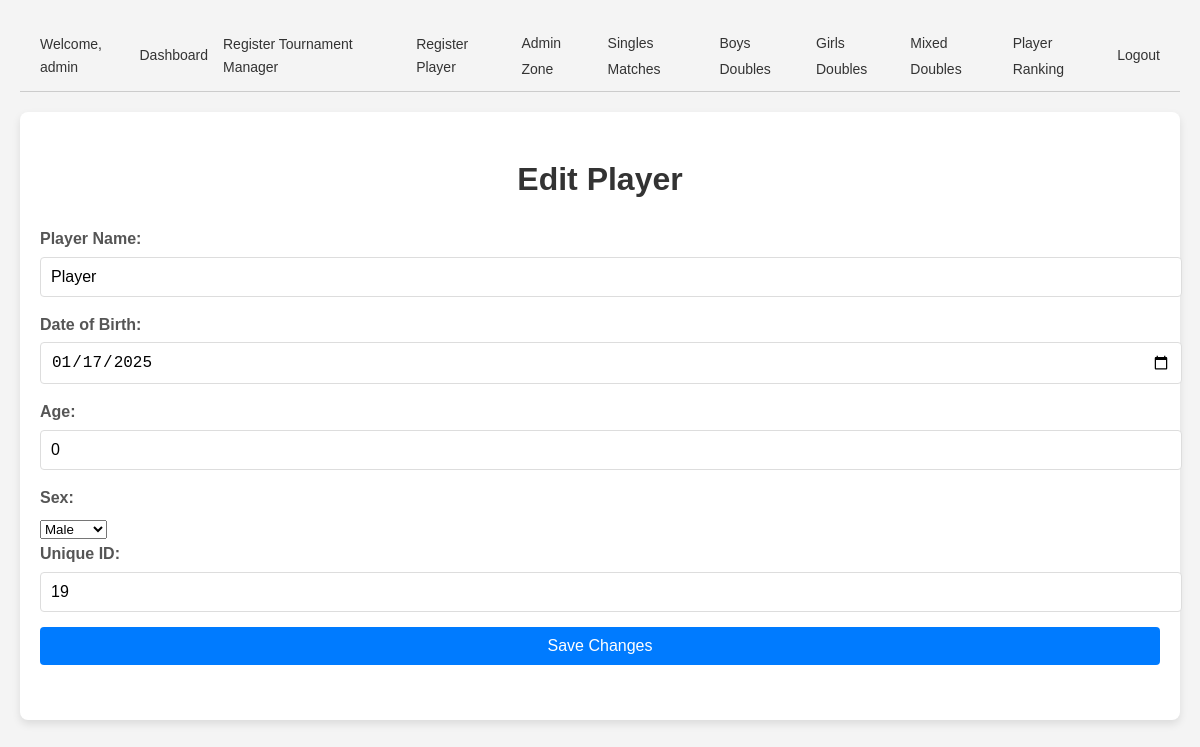
Before: /edit_player.php?uid=19 (signed in) with the older database file.
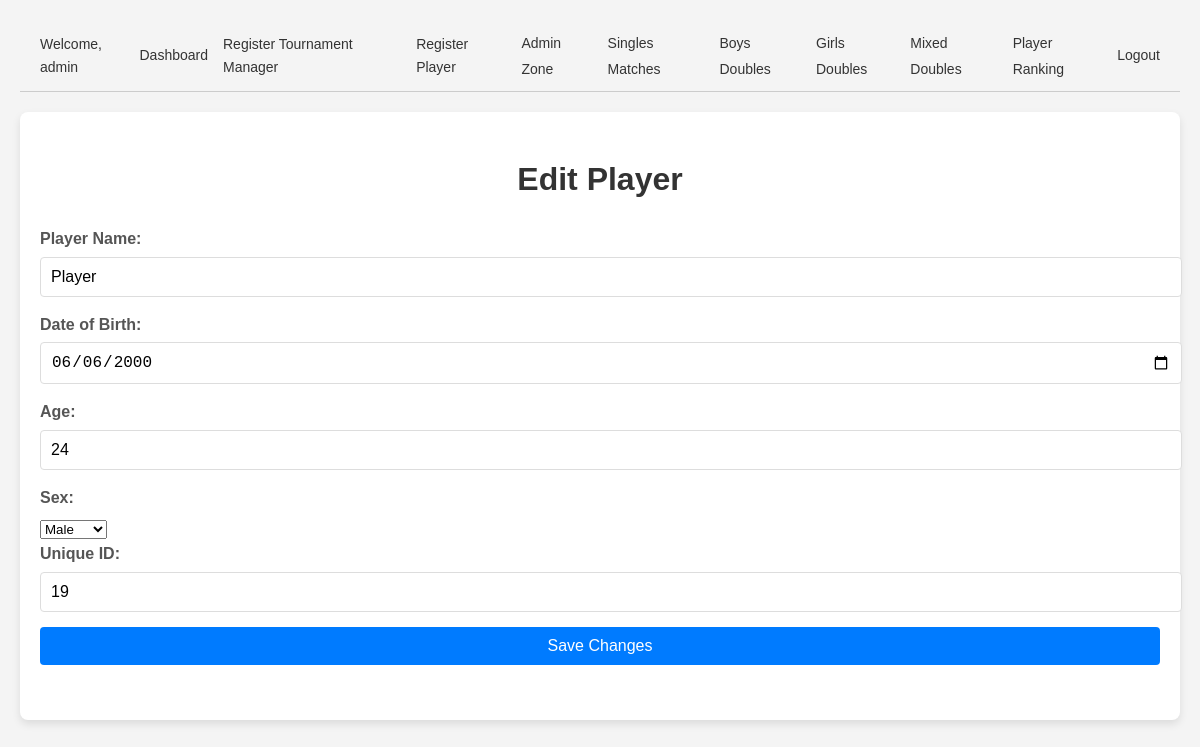
After: the same page with the newer database file.
### tables this page shows
CREATE TABLE `players` (
  `id` int(11) NOT NULL,
  `name` varchar(255) NOT NULL,
  `dob` date NOT NULL,
  `age` int(11) NOT NULL,
  `sex` enum('M','F') NOT NULL,
  `uid` int(11) NOT NULL,
  `password` varchar(255) NOT NULL,
  `created_by` int(11) DEFAULT NULL,
  `updated_at` timestamp NULL DEFAULT current_timestamp() ON UPDATE current_timestamp(),
  `category_id` int(11) DEFAULT 1,
  `created_at` timestamp NULL DEFAULT current_timestamp()
);

### edit_player.php (the view, shortened to what this page needs)
<?php
include 'header.php';
require 'auth.php';
$player_uid = intval($_GET['uid']);
$stmt = $conn->prepare("SELECT * FROM players WHERE uid = ?");
$stmt->bind_param("i", $player_uid);
$stmt->execute();
$result = $stmt->get_result();
$player = $result->fetch_assoc();
?>
<!DOCTYPE html>
<html lang="en">
<head>
    <link rel="stylesheet" href="styles.css">
</head>
<body>
    <div class="container">
        <h1>Edit Player</h1>
        <form method="post">
            <label for="name">Player Name:</label>
            <input type="text" name="name" id="name" value="<?= htmlspecialchars($player['name']) ?>" required>
            <label for="dob">Date of Birth:</label>
            <input type="date" name="dob" id="dob" value="<?= htmlspecialchars($player['dob']) ?>" onchange="calculateAge()" required>
            <label for="age">Age:</label>
            <input type="number" name="age" id="age" value="<?= htmlspecialchars($player['age']) ?>" readonly required>
            <label for="sex">Sex:</label>
            <select name="sex" id="sex" required>
                <option value="M" <?= $player['sex'] === 'M' ? 'selected' : '' ?>>Male</option>
            </select>
            <label for="uid">Unique ID:</label>
            <input type="text" name="uid" id="uid" value="<?= htmlspecialchars($player['uid']) ?>" required>
            <button type="submit">Save Changes</button>
        </form>
    </div>
</body>
</html>

### header.php (shortened to what this page needs)
<?php
$logged_in_user = 'Guest';
if (isset($_SESSION['username'])) {
    $logged_in_user = $_SESSION['username'];
} elseif (isset($_SESSION['player_name'])) {
    $logged_in_user = $_SESSION['player_name'];
}
?>
<!DOCTYPE html>
<html lang="en">
<head>
</head>
<body>
    <div class="header">
        <div class="welcome">
            <span>Welcome, <?= htmlspecialchars($logged_in_user) ?></span>
        </div>
        <div class="links">
            <a href="dashboard.php">Dashboard</a>
            <a href="register.php">Register Tournament Manager</a>
            <a href="register_player.php">Register Player</a>
            <div class="dropdown">
                <a href="#">Admin Zone</a>
            </div>
            <div class="dropdown">
                <a href="#">Singles Matches</a>
            </div>
            <div class="dropdown">
                <a href="#">Boys Doubles</a>
            </div>
            <div class="dropdown">
                <a href="#">Girls Doubles</a>
            </div>
            <div class="dropdown">
                <a href="#">Mixed Doubles</a>
            </div>
            <div class="dropdown">
                <a href="#">Player Ranking</a>
            </div>
            <a href="logout.php">Logout</a>
        </div>
    </div>
</body>
</html>

### styles.css (style rules this page uses)
body { font-family: Arial, sans-serif; line-height: 1.6; background-color: #f4f4f4; color: #333; margin: 20px; padding: 40; }
.container { max-width: 1200px; margin: 20px auto; background: #fff; padding: 20px; border-radius: 8px; box-shadow: 0 4px 8px rgba(0, 0, 0, 0.1); }
h1, h2 { text-align: center; color: #333; }
form { margin: 20px 0; }
form label { display: block; margin-bottom: 5px; font-weight: bold; color: #555; }
form input, form button { width: 100%; padding: 10px; margin-bottom: 15px; border: 1px solid #ddd; border-radius: 4px; font-size: 16px; }
form button { background: #007bff; color: #fff; border: none; cursor: pointer; transition: background 0.3s ease; }

### header.php (style rules this page uses)
body { margin: 0; padding: 0; font-family: Arial, sans-serif; line-height: 1.5; }
.header { display: flex; justify-content: space-between; align-items: center; background-color: #f4f4f4; padding: 10px 20px; border-bottom: 1px solid #ccc; }
.header .welcome { font-size: 14px; color: #333; }
.header .links { display: flex; gap: 15px; align-items: center; }
.header .links a { text-decoration: none; color: #333; font-size: 14px; }
.dropdown { position: relative; }

Changed rows visible on the page:
changed players "Player": dob "01/17/2025" → "06/06/2000"; age "0" → "24"
